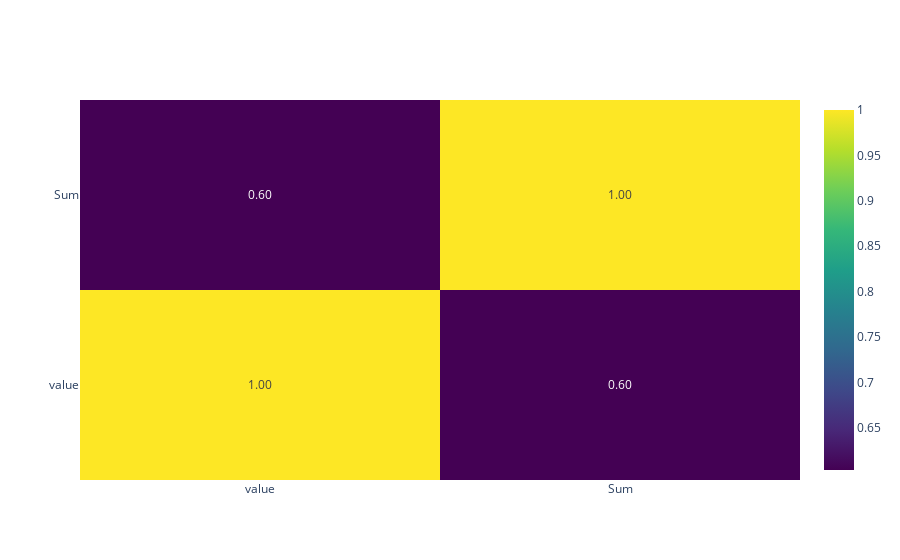

The notebook cell this image was saved under:
### Markdown cell above
# NOTE: USE PREPROCESSED DATA INSTEAD OF USING THE DATA DIRECTLY from the apis

### Code cell
dfcorrelation = pd.merge(meanprovince, dfprovince, on='RegioS')

correlation = dfcorrelation[['value', 'Sum']].corr()
corr_matrix = go.Figure(data=go.Heatmap(
        z=correlation.values,
        x=correlation.columns,
        y=correlation.index,
        text=correlation.values, #Show the values in the heatmap
        texttemplate="%{text:.2f}",
        colorscale='Viridis')) #Create the heatmap figure

corr_matrix.show()

### Figure 1 — Plotly figure (JSON) as saved in the notebook; plotly's stock layout.template omitted (floating-point values rounded to 4 significant figures)
{"data": [{"colorscale": [[0, "#440154"], [0.1111, "#482878"], [0.2222, "#3e4989"], [0.3333, "#31688e"], [0.4444, "#26828e"], [0.5556, "#1f9e89"], [0.6667, "#35b779"], [0.7778, "#6ece58"], [0.8889, "#b5de2b"], [1, "#fde725"]], "text": [[1, 0.6037], [0.6037, 1]], "texttemplate": "%{text:.2f}", "type": "heatmap", "x": ["value", "Sum"], "y": ["value", "Sum"], "z": [[1, 0.6037], [0.6037, 1]]}], "layout": {}}
